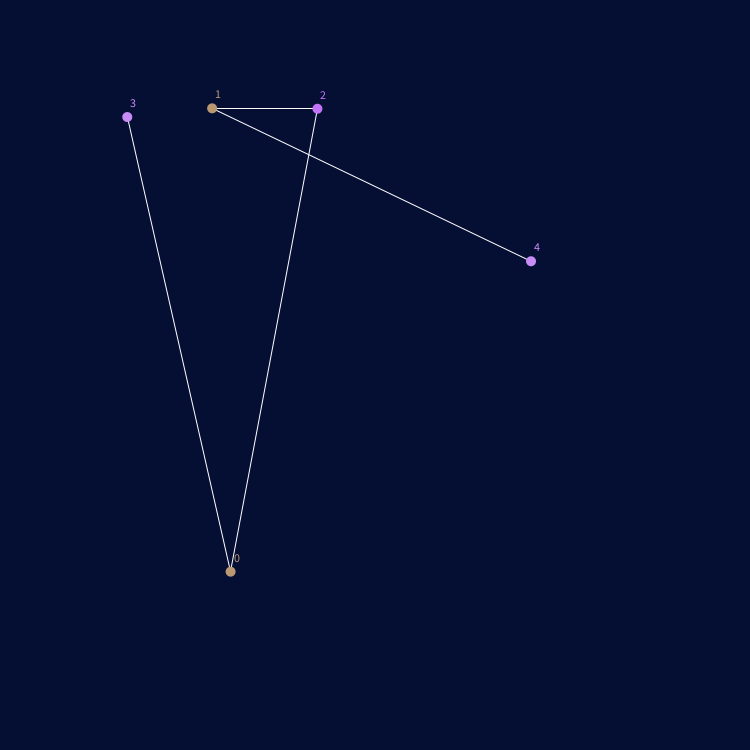
Frame 1 (no input)
Frame 60 (the mouse pressed at the canvas centre just before this capture): identical to frame 1, image omitted
Frame 120 (the mouse held since frame 60 and released just before this capture): identical to frame 1, image omitted

The Processing sketch that drew this single still picture (run headless with seeded random() and noise(); from frame 60 on, the mouse is pressed at the canvas centre):

// Processing sketch: coloracao_grafo
// ── coloracao_grafo.pde
Grafo grafo;
int nVertices = 5;

void mouseReleased(){
  setup();
}

void setup(){
  size(750, 750);
  grafo = new Grafo(nVertices);
  
}

void draw(){
  background(#050F34);
  grafo.show();
}

// ── grafo.pde
import java.util.HashSet;

class Grafo {
  int n;
  HashSet<PVector> config;
  ArrayList<PVector> vPos;
  int[] c;

  Grafo(int n) {
    this.n = n;
    config = new HashSet<PVector>();
    vPos = new ArrayList<PVector>();
    c = new int[n];
    
    for (int i = 0; i < n; ++i) {
      c[i] = color(random(100, 255), random(100, 255), random(100, 255));
      vPos.add(new PVector(random(100, width-100), random(100, height-100)));
      if (random(1) > .1) {
        boolean ok = true;
        int aux = floor(random(n));
        for (PVector p : config) {
          if (((int)p.x == i && aux == (int)p.y) || ((int)p.y == i && aux == (int)p.x)) ok = false;
        }
        if (ok) {
          if (aux<i) config.add(new PVector(aux, i));
          else config.add(new PVector(i, aux));
        }
      }
    }
  }


  void show() {
    stroke(255);
    strokeWeight(1);
    for (PVector p : config) {
      line(vPos.get((int)p.x).x, vPos.get((int)p.x).y, vPos.get((int)p.y).x, vPos.get((int)p.y).y);
    }

    noStroke();
    for (int i = 0; i < n; ++i) {
      float x = vPos.get(i).x, y = vPos.get(i).y;
      int[] cores = colorirGrafo();
      fill(c[cores[i]]);
      ellipse(x, y, 10, 10);
      text(i, x+3, y-10);
    }
  }

  int[] colorirGrafo() {
    int[] cores = new int[n];
    boolean[] coresDisponiveis = new boolean[n];
    for (int i = 0; i < n; ++i) coresDisponiveis[i] = true;

    for (PVector v : config) {
      int x = (int)v.x;

      for (PVector u : config) {

        if ((int)u.x == x) {
          int y = (int)u.y;
          if (cores[y] != 0) {
            coresDisponiveis[cores[y]] = false;
          }
        }

        if ((int)u.y == x) {
          int y = (int)u.x;
          if (cores[y] != 0) {
            coresDisponiveis[cores[y]] = false;
          }
        }
      }

      for (int cor = 1; cor < n; ++cor) {
        if (coresDisponiveis[cor]) {
          cores[x] = cor;
          break;
        }
      }

      for (int i = 1; i < n; ++i) {
        coresDisponiveis[i] = true;
      }
    }
    return cores;
  }
}
